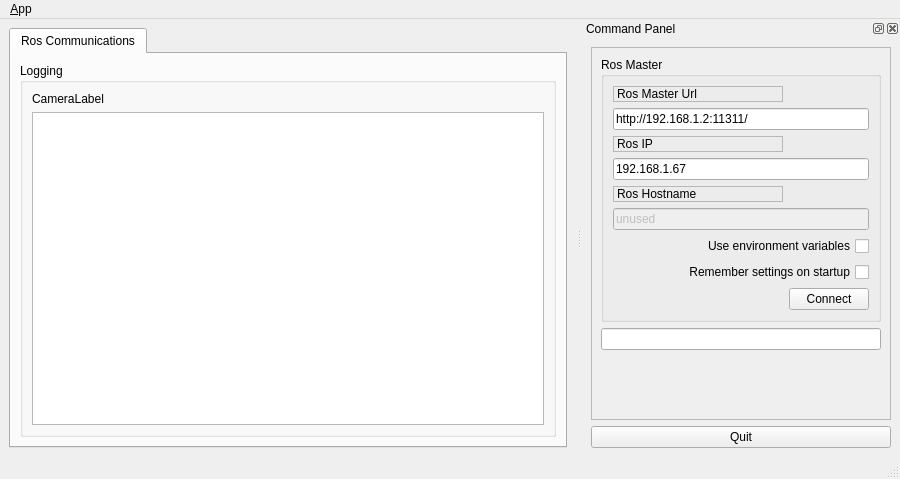
<?xml version="1.0" encoding="UTF-8"?>
<ui version="4.0">
 <class>MainWindowDesign</class>
 <widget class="QMainWindow" name="MainWindowDesign">
  <property name="geometry">
   <rect>
    <x>0</x>
    <y>0</y>
    <width>900</width>
    <height>479</height>
   </rect>
  </property>
  <property name="windowTitle">
   <string>QRosApp</string>
  </property>
  <property name="windowIcon">
   <iconset resource="../resources/images.qrc">
    <normaloff>:/images/icon.png</normaloff>:/images/icon.png</iconset>
  </property>
  <property name="locale">
   <locale language="English" country="Australia"/>
  </property>
  <widget class="QWidget" name="centralwidget">
   <layout class="QHBoxLayout">
    <item>
     <widget class="QTabWidget" name="tab_manager">
      <property name="minimumSize">
       <size>
        <width>100</width>
        <height>0</height>
       </size>
      </property>
      <property name="locale">
       <locale language="English" country="Australia"/>
      </property>
      <property name="currentIndex">
       <number>0</number>
      </property>
      <widget class="QWidget" name="tab_status">
       <attribute name="title">
        <string>Ros Communications</string>
       </attribute>
       <layout class="QVBoxLayout" name="verticalLayout_2">
        <item>
         <widget class="QGroupBox" name="groupBox_12">
          <property name="sizePolicy">
           <sizepolicy hsizetype="MinimumExpanding" vsizetype="Preferred">
            <horstretch>0</horstretch>
            <verstretch>0</verstretch>
           </sizepolicy>
          </property>
          <property name="title">
           <string>Logging</string>
          </property>
          <layout class="QGridLayout" name="gridLayout_3">
           <item row="1" column="0">
            <widget class="QListView" name="view_logging">
             <property name="enabled">
              <bool>true</bool>
             </property>
            </widget>
           </item>
           <item row="0" column="0">
            <widget class="QLabel" name="label_camera">
             <property name="text">
              <string>CameraLabel</string>
             </property>
            </widget>
           </item>
          </layout>
         </widget>
        </item>
       </layout>
      </widget>
     </widget>
    </item>
   </layout>
  </widget>
  <widget class="QMenuBar" name="menubar">
   <property name="geometry">
    <rect>
     <x>0</x>
     <y>0</y>
     <width>900</width>
     <height>23</height>
    </rect>
   </property>
   <widget class="QMenu" name="menu_File">
    <property name="title">
     <string>&amp;App</string>
    </property>
    <addaction name="action_Preferences"/>
    <addaction name="separator"/>
    <addaction name="actionAbout"/>
    <addaction name="actionAbout_Qt"/>
    <addaction name="separator"/>
    <addaction name="action_Quit"/>
   </widget>
   <addaction name="menu_File"/>
  </widget>
  <widget class="QStatusBar" name="statusbar"/>
  <widget class="QDockWidget" name="dock_status">
   <property name="sizePolicy">
    <sizepolicy hsizetype="Minimum" vsizetype="Preferred">
     <horstretch>0</horstretch>
     <verstretch>0</verstretch>
    </sizepolicy>
   </property>
   <property name="floating">
    <bool>true</bool>
   </property>
   <property name="allowedAreas">
    <set>Qt::RightDockWidgetArea</set>
   </property>
   <property name="windowTitle">
    <string>Command Panel</string>
   </property>
   <attribute name="dockWidgetArea">
    <number>2</number>
   </attribute>
   <widget class="QWidget" name="dockWidgetContents_2">
    <layout class="QVBoxLayout" name="verticalLayout">
     <item>
      <widget class="QFrame" name="frame">
       <property name="sizePolicy">
        <sizepolicy hsizetype="Minimum" vsizetype="Preferred">
         <horstretch>0</horstretch>
         <verstretch>0</verstretch>
        </sizepolicy>
       </property>
       <property name="frameShape">
        <enum>QFrame::StyledPanel</enum>
       </property>
       <property name="frameShadow">
        <enum>QFrame::Raised</enum>
       </property>
       <layout class="QVBoxLayout" name="verticalLayout_3">
        <item>
         <widget class="QGroupBox" name="groupBox">
          <property name="title">
           <string>Ros Master</string>
          </property>
          <layout class="QGridLayout" name="gridLayout">
           <item row="8" column="0">
            <spacer name="horizontalSpacer">
             <property name="orientation">
              <enum>Qt::Horizontal</enum>
             </property>
             <property name="sizeHint" stdset="0">
              <size>
               <width>170</width>
               <height>21</height>
              </size>
             </property>
            </spacer>
           </item>
           <item row="5" column="0" colspan="2">
            <widget class="QLineEdit" name="line_edit_topic">
             <property name="enabled">
              <bool>false</bool>
             </property>
             <property name="text">
              <string>unused</string>
             </property>
            </widget>
           </item>
           <item row="6" column="0" colspan="2">
            <widget class="QCheckBox" name="checkbox_use_environment">
             <property name="layoutDirection">
              <enum>Qt::RightToLeft</enum>
             </property>
             <property name="text">
              <string>Use environment variables</string>
             </property>
            </widget>
           </item>
           <item row="7" column="0" colspan="2">
            <widget class="QCheckBox" name="checkbox_remember_settings">
             <property name="layoutDirection">
              <enum>Qt::RightToLeft</enum>
             </property>
             <property name="text">
              <string>Remember settings on startup</string>
             </property>
            </widget>
           </item>
           <item row="0" column="0">
            <widget class="QLabel" name="label">
             <property name="frameShape">
              <enum>QFrame::StyledPanel</enum>
             </property>
             <property name="frameShadow">
              <enum>QFrame::Raised</enum>
             </property>
             <property name="text">
              <string>Ros Master Url</string>
             </property>
            </widget>
           </item>
           <item row="1" column="0" colspan="2">
            <widget class="QLineEdit" name="line_edit_master">
             <property name="text">
              <string>http://192.168.1.2:11311/</string>
             </property>
            </widget>
           </item>
           <item row="2" column="0">
            <widget class="QLabel" name="label_2">
             <property name="frameShape">
              <enum>QFrame::StyledPanel</enum>
             </property>
             <property name="frameShadow">
              <enum>QFrame::Raised</enum>
             </property>
             <property name="text">
              <string>Ros IP</string>
             </property>
            </widget>
           </item>
           <item row="3" column="0" colspan="2">
            <widget class="QLineEdit" name="line_edit_host">
             <property name="text">
              <string>192.168.1.67</string>
             </property>
            </widget>
           </item>
           <item row="4" column="0">
            <widget class="QLabel" name="label_3">
             <property name="frameShape">
              <enum>QFrame::StyledPanel</enum>
             </property>
             <property name="frameShadow">
              <enum>QFrame::Raised</enum>
             </property>
             <property name="text">
              <string>Ros Hostname</string>
             </property>
            </widget>
           </item>
           <item row="8" column="1">
            <widget class="QPushButton" name="button_connect">
             <property name="enabled">
              <bool>true</bool>
             </property>
             <property name="sizePolicy">
              <sizepolicy hsizetype="MinimumExpanding" vsizetype="Fixed">
               <horstretch>0</horstretch>
               <verstretch>0</verstretch>
              </sizepolicy>
             </property>
             <property name="toolTip">
              <string>Set the target to the current joint trajectory state.</string>
             </property>
             <property name="statusTip">
              <string>Clear all waypoints and set the target to the current joint trajectory state.</string>
             </property>
             <property name="text">
              <string>Connect</string>
             </property>
            </widget>
           </item>
          </layout>
         </widget>
        </item>
        <item>
         <widget class="QLineEdit" name="lineEdit_listener"/>
        </item>
        <item>
         <spacer name="verticalSpacer_3">
          <property name="orientation">
           <enum>Qt::Vertical</enum>
          </property>
          <property name="sizeHint" stdset="0">
           <size>
            <width>20</width>
            <height>233</height>
           </size>
          </property>
         </spacer>
        </item>
       </layout>
      </widget>
     </item>
     <item>
      <widget class="QPushButton" name="quit_button">
       <property name="sizePolicy">
        <sizepolicy hsizetype="MinimumExpanding" vsizetype="Fixed">
         <horstretch>0</horstretch>
         <verstretch>0</verstretch>
        </sizepolicy>
       </property>
       <property name="text">
        <string>Quit</string>
       </property>
      </widget>
     </item>
    </layout>
   </widget>
  </widget>
  <action name="action_Quit">
   <property name="text">
    <string>&amp;Quit</string>
   </property>
   <property name="shortcut">
    <string>Ctrl+Q</string>
   </property>
   <property name="shortcutContext">
    <enum>Qt::ApplicationShortcut</enum>
   </property>
  </action>
  <action name="action_Preferences">
   <property name="text">
    <string>&amp;Preferences</string>
   </property>
  </action>
  <action name="actionAbout">
   <property name="text">
    <string>&amp;About</string>
   </property>
  </action>
  <action name="actionAbout_Qt">
   <property name="text">
    <string>About &amp;Qt</string>
   </property>
  </action>
 </widget>
 <resources>
  <include location="../resources/images.qrc"/>
 </resources>
 <connections>
  <connection>
   <sender>action_Quit</sender>
   <signal>triggered()</signal>
   <receiver>MainWindowDesign</receiver>
   <slot>close()</slot>
   <hints>
    <hint type="sourcelabel">
     <x>-1</x>
     <y>-1</y>
    </hint>
    <hint type="destinationlabel">
     <x>399</x>
     <y>299</y>
    </hint>
   </hints>
  </connection>
  <connection>
   <sender>quit_button</sender>
   <signal>clicked()</signal>
   <receiver>MainWindowDesign</receiver>
   <slot>close()</slot>
   <hints>
    <hint type="sourcelabel">
     <x>859</x>
     <y>552</y>
    </hint>
    <hint type="destinationlabel">
     <x>469</x>
     <y>299</y>
    </hint>
   </hints>
  </connection>
 </connections>
</ui>
